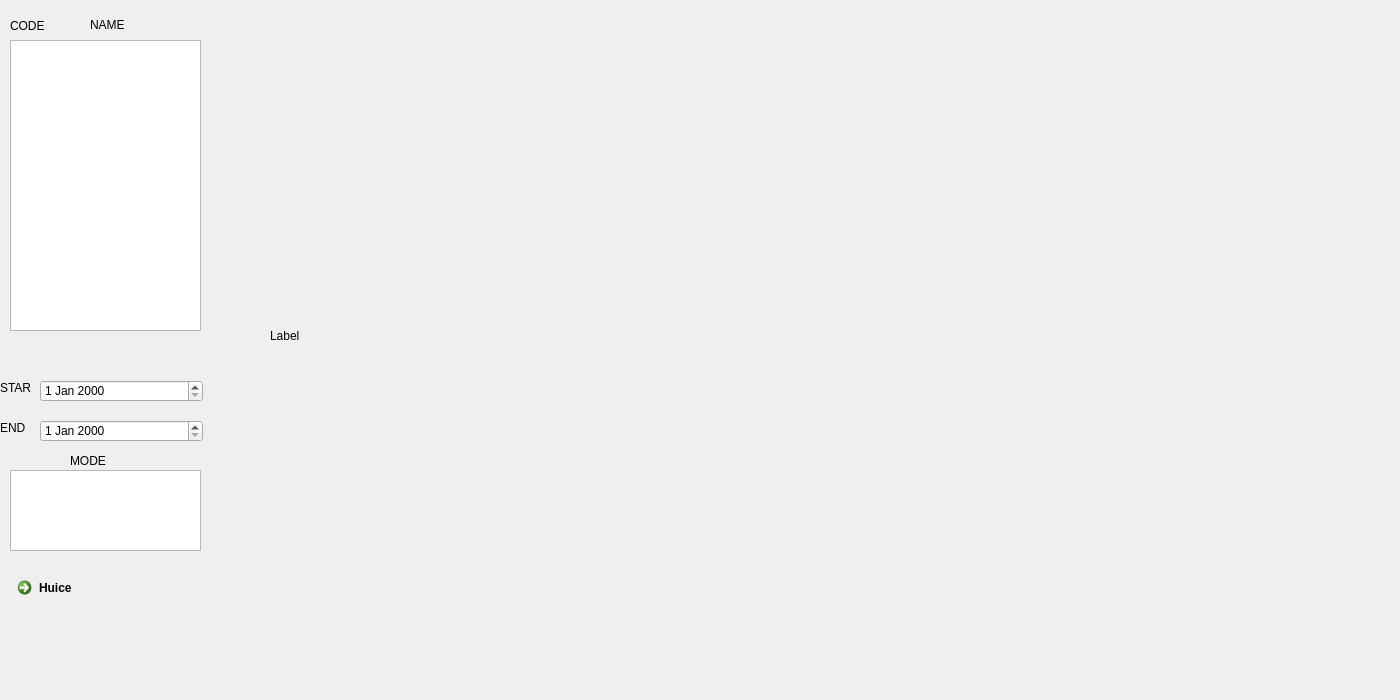
<?xml version="1.0" encoding="UTF-8"?>
<ui version="4.0">
 <class>MainWindow</class>
 <widget class="QMainWindow" name="MainWindow">
  <property name="geometry">
   <rect>
    <x>0</x>
    <y>0</y>
    <width>1400</width>
    <height>700</height>
   </rect>
  </property>
  <property name="minimumSize">
   <size>
    <width>1400</width>
    <height>700</height>
   </size>
  </property>
  <property name="windowTitle">
   <string>MainWindow</string>
  </property>
  <widget class="QWidget" name="centralwidget">
   <widget class="QListWidget" name="listWidget">
    <property name="geometry">
     <rect>
      <x>10</x>
      <y>40</y>
      <width>191</width>
      <height>291</height>
     </rect>
    </property>
    <item>
     <property name="text">
      <string/>
     </property>
    </item>
   </widget>
   <widget class="QLabel" name="label">
    <property name="geometry">
     <rect>
      <x>270</x>
      <y>20</y>
      <width>1111</width>
      <height>631</height>
     </rect>
    </property>
    <property name="text">
     <string>Label</string>
    </property>
   </widget>
   <widget class="QListWidget" name="listWidget_1">
    <property name="geometry">
     <rect>
      <x>10</x>
      <y>470</y>
      <width>191</width>
      <height>81</height>
     </rect>
    </property>
    <item>
     <property name="text">
      <string/>
     </property>
     <property name="toolTip">
      <string>股票名称</string>
     </property>
    </item>
   </widget>
   <widget class="QDateEdit" name="dateEdit">
    <property name="geometry">
     <rect>
      <x>40</x>
      <y>380</y>
      <width>163</width>
      <height>22</height>
     </rect>
    </property>
   </widget>
   <widget class="QDateEdit" name="dateEdit_2">
    <property name="geometry">
     <rect>
      <x>40</x>
      <y>420</y>
      <width>163</width>
      <height>22</height>
     </rect>
    </property>
   </widget>
   <widget class="QLabel" name="label_2">
    <property name="geometry">
     <rect>
      <x>10</x>
      <y>10</y>
      <width>71</width>
      <height>31</height>
     </rect>
    </property>
    <property name="text">
     <string>CODE</string>
    </property>
   </widget>
   <widget class="QLabel" name="label_3">
    <property name="geometry">
     <rect>
      <x>90</x>
      <y>14</y>
      <width>72</width>
      <height>21</height>
     </rect>
    </property>
    <property name="text">
     <string>NAME</string>
    </property>
   </widget>
   <widget class="QLabel" name="label_4">
    <property name="geometry">
     <rect>
      <x>0</x>
      <y>380</y>
      <width>31</width>
      <height>16</height>
     </rect>
    </property>
    <property name="text">
     <string>STAR</string>
    </property>
   </widget>
   <widget class="QLabel" name="label_5">
    <property name="geometry">
     <rect>
      <x>0</x>
      <y>420</y>
      <width>31</width>
      <height>16</height>
     </rect>
    </property>
    <property name="text">
     <string>END</string>
    </property>
   </widget>
   <widget class="QCommandLinkButton" name="commandLinkButton">
    <property name="geometry">
     <rect>
      <x>10</x>
      <y>570</y>
      <width>191</width>
      <height>51</height>
     </rect>
    </property>
    <property name="text">
     <string>Huice</string>
    </property>
   </widget>
   <widget class="QLabel" name="label_6">
    <property name="geometry">
     <rect>
      <x>70</x>
      <y>450</y>
      <width>72</width>
      <height>21</height>
     </rect>
    </property>
    <property name="text">
     <string>MODE</string>
    </property>
   </widget>
  </widget>
  <widget class="QMenuBar" name="menubar">
   <property name="geometry">
    <rect>
     <x>0</x>
     <y>0</y>
     <width>1400</width>
     <height>26</height>
    </rect>
   </property>
  </widget>
  <action name="actionHuice">
   <property name="text">
    <string>Huice</string>
   </property>
   <property name="toolTip">
    <string>Huice！！！</string>
   </property>
  </action>
 </widget>
 <resources/>
 <connections/>
</ui>
